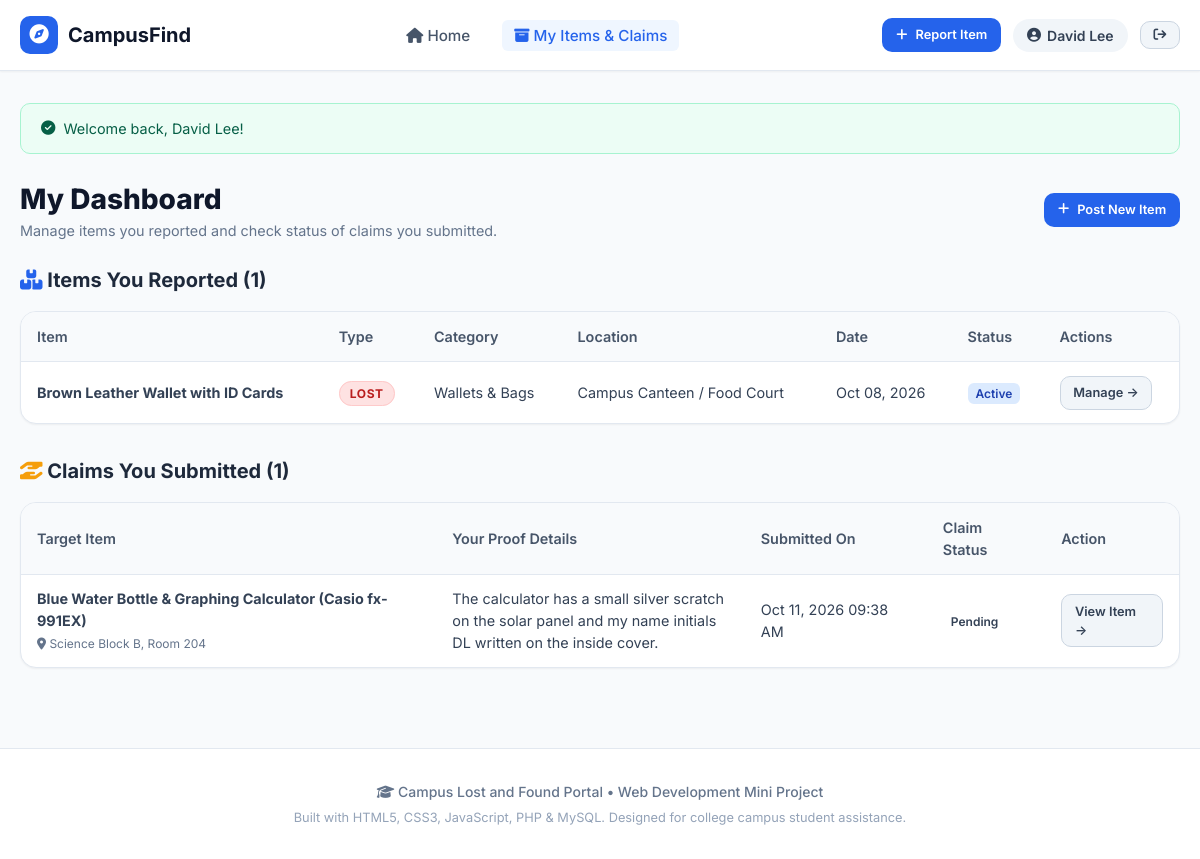
Page /my-items.php (signed in) on the committed database.
### tables this page shows
CREATE TABLE items (
    id INT AUTO_INCREMENT PRIMARY KEY,
    user_id INT NOT NULL,
    type ENUM('lost', 'found') NOT NULL,
    title VARCHAR(150) NOT NULL,
    category ENUM('Electronics', 'Student ID & Cards', 'Books & Stationery', 'Wallets & Bags', 'Keys', 'Clothing & Accessories', 'Others') NOT NULL,
    location VARCHAR(150) NOT NULL,
    item_date DATE NOT NULL,
    description TEXT NOT NULL,
    image_path VARCHAR(255) DEFAULT NULL,
    contact_phone VARCHAR(20) NOT NULL,
    status ENUM('active', 'claimed', 'resolved') DEFAULT 'active',
    created_at TIMESTAMP DEFAULT CURRENT_TIMESTAMP,
    FOREIGN KEY (user_id) REFERENCES users(id) ON DELETE CASCADE
);

CREATE TABLE claims (
    id INT AUTO_INCREMENT PRIMARY KEY,
    item_id INT NOT NULL,
    claimer_id INT NOT NULL,
    proof_description TEXT NOT NULL,
    contact_info VARCHAR(100) NOT NULL,
    status ENUM('pending', 'approved', 'rejected') DEFAULT 'pending',
    created_at TIMESTAMP DEFAULT CURRENT_TIMESTAMP,
    FOREIGN KEY (item_id) REFERENCES items(id) ON DELETE CASCADE,
    FOREIGN KEY (claimer_id) REFERENCES users(id) ON DELETE CASCADE
);

### db.php (called while the page is built, shortened)
<?php
function getFlash(string $type): ?string {
    $key = 'flash_' . $type;
    if (isset($_SESSION[$key])) {
        $msg = $_SESSION[$key];
        return $msg;
    }
    return null;
}
?>

### my-items.php (the view, shortened to what this page needs)
<?php
require_once __DIR__ . '/config/db.php';
$userId = $_SESSION['user_id'];
$myItemsStmt = $pdo->prepare("
    SELECT * FROM items
    WHERE user_id = ?
    ORDER BY created_at DESC
");
$myItemsStmt->execute([$userId]);
$myItems = $myItemsStmt->fetchAll();
$myClaimsStmt = $pdo->prepare("
    SELECT claims.*, items.title AS item_title, items.type AS item_type, items.location AS item_location
    FROM claims
    JOIN items ON claims.item_id = items.id
    WHERE claims.claimer_id = ?
    ORDER BY claims.created_at DESC
");
$myClaimsStmt->execute([$userId]);
$myClaims = $myClaimsStmt->fetchAll();
require_once __DIR__ . '/includes/header.php';
require_once __DIR__ . '/includes/navbar.php';
?>
<div class="container" style="margin-top: 2rem; margin-bottom: 3rem;">
    <?php if ($success = getFlash('success')): ?>
        <div class="alert alert-success">
            <i class="fa-solid fa-circle-check"></i> <?= htmlspecialchars($success) ?>
        </div>
    <?php endif; ?>
    <div style="display: flex; justify-content: space-between; align-items: center; margin-bottom: 1.5rem; flex-wrap: wrap; gap: 1rem;">
        <div>
            <h1 style="font-size: 1.75rem; font-weight: 800; color: var(--gray-900);">My Dashboard</h1>
            <p style="color: var(--gray-500); font-size: 0.9rem;">Manage items you reported and check status of claims you submitted.</p>
        </div>
        <a href="post-item.php" class="btn btn-primary btn-sm">
            <i class="fa-solid fa-plus"></i> Post New Item
        </a>
    </div>
    <h3 style="font-size: 1.25rem; margin-bottom: 1rem; color: var(--gray-800);">
        <i class="fa-solid fa-boxes-stacked" style="color: var(--primary);"></i> Items You Reported (<?= count($myItems) ?>)
    </h3>
    <?php if (empty($myItems)): ?>
        <div style="background: var(--white); padding: 2rem; border-radius: var(--radius-lg); border: 1px solid var(--gray-200); text-align: center; color: var(--gray-500); margin-bottom: 2.5rem;">
            You have not reported any lost or found items yet.
        </div>
    <?php else: ?>
        <div class="table-responsive">
            <table class="data-table">
                <thead>
                    <tr>
                        <th>Item</th>
                        <th>Type</th>
                        <th>Category</th>
                        <th>Location</th>
                        <th>Date</th>
                        <th>Status</th>
                        <th>Actions</th>
                    </tr>
                </thead>
                <tbody>
                    <?php foreach ($myItems as $item): ?>
                        <tr>
                            <td>
                                <strong><?= htmlspecialchars($item['title']) ?></strong>
                            </td>
                            <td>
                                <span class="badge-tag <?= $item['type'] === 'lost' ? 'badge-lost' : 'badge-found' ?>" style="position: static;">
                                    <?= strtoupper(htmlspecialchars($item['type'])) ?>
                                </span>
                            </td>
                            <td><?= htmlspecialchars($item['category']) ?></td>
                            <td><?= htmlspecialchars($item['location']) ?></td>
                            <td><?= date('M d, Y', strtotime($item['item_date'])) ?></td>
                            <td>
                                <span class="item-status-pill status-<?= htmlspecialchars($item['status']) ?>">
                                    <?= ucfirst(htmlspecialchars($item['status'])) ?>
                                </span>
                            </td>
                            <td>
                                <a href="item-details.php?id=<?= $item['id'] ?>" class="btn btn-secondary btn-sm">
                                    Manage &rarr;
                                </a>
                            </td>
                        </tr>
                    <?php endforeach; ?>
                </tbody>
            </table>
        </div>
    <?php endif; ?>
    <h3 style="font-size: 1.25rem; margin-top: 2rem; margin-bottom: 1rem; color: var(--gray-800);">
        <i class="fa-solid fa-hand-holding-hand" style="color: var(--accent);"></i> Claims You Submitted (<?= count($myClaims) ?>)
    </h3>
    <?php if (empty($myClaims)): ?>
        <div style="background: var(--white); padding: 2rem; border-radius: var(--radius-lg); border: 1px solid var(--gray-200); text-align: center; color: var(--gray-500);">
            You have not submitted any ownership claims for found items yet.
        </div>
    <?php else: ?>
        <div class="table-responsive">
            <table class="data-table">
                <thead>
                    <tr>
                        <th>Target Item</th>
                        <th>Your Proof Details</th>
                        <th>Submitted On</th>
                        <th>Claim Status</th>
                        <th>Action</th>
                    </tr>
                </thead>
                <tbody>
                    <?php foreach ($myClaims as $c): ?>
                        <tr>
                            <td>
                                <strong><?= htmlspecialchars($c['item_title']) ?></strong><br>
                                <small style="color: var(--gray-500);"><i class="fa-solid fa-location-dot"></i> <?= htmlspecialchars($c['item_location']) ?></small>
                            </td>
                            <td style="max-width: 320px;">
                                <?= nl2br(htmlspecialchars($c['proof_description'])) ?>
                            </td>
                            <td><?= date('M d, Y h:i A', strtotime($c['created_at'])) ?></td>
                            <td>
                                <span class="item-status-pill status-<?= htmlspecialchars($c['status']) ?>">
                                    <?= ucfirst(htmlspecialchars($c['status'])) ?>
                                </span>
                            </td>
                            <td>
                                <a href="item-details.php?id=<?= $c['item_id'] ?>" class="btn btn-secondary btn-sm">
                                    View Item &rarr;
                                </a>
                            </td>
                        </tr>
                    <?php endforeach; ?>
                </tbody>
            </table>
        </div>
    <?php endif; ?>
</div>
<?php require_once __DIR__ . '/includes/footer.php'; ?>

### style.css (style rules this page uses)
:root { --primary: #2563eb; --primary-hover: #1d4ed8; --primary-light: #eff6ff; --secondary: #64748b; --accent: #f59e0b; --success: #10b981; --success-light: #ecfdf5; --danger: #ef4444; --danger-light: #fef2f2; --warning: #f59e0b; --warning-light: #fffbeb; --dark: #0f172a; --gray-900: #0f172a; --gray-800: #1e293b; --gray-700: #334155; --gray-600: #475569; --gray-500: #64748b; --gray-400: #94a3b8; --gray-300: #cbd5e1; --gray-200: #e2e8f0; --gray-100: #f1f5f9; --gray-50: #f8fafc; --white: #ffffff; --radius-sm: 6px; --radius-md: 10px; --radius-lg: 16px; --shadow-sm: 0 1px 2px 0 rgba(0, 0, 0, 0.05); --shadow-md: 0 4px 6px -1px rgba(0, 0, 0, 0.1), 0 2px 4px -2px rgba(0, 0, 0, 0.06); --shadow-lg: 0 10px 15px -3px rgba(0, 0, 0, 0.1), 0 4px 6px -4px rgba(0, 0, 0, 0.05); --transition: all 0.2s ease-in-out; }
* { margin: 0; padding: 0; box-sizing: border-box; }
body { font-family: 'Inter', -apple-system, BlinkMacSystemFont, 'Segoe UI', Roboto, Helvetica, Arial, sans-serif; background-color: var(--gray-50); color: var(--gray-800); line-height: 1.5; min-height: 100vh; display: flex; flex-direction: column; }
a { color: var(--primary); text-decoration: none; transition: var(--transition); }
.container { width: 100%; max-width: 1200px; margin: 0 auto; padding: 0 1.25rem; }
.btn { display: inline-flex; align-items: center; justify-content: center; gap: 8px; font-weight: 600; font-size: 0.9rem; padding: 0.625rem 1.25rem; border-radius: var(--radius-md); border: 1px solid transparent; cursor: pointer; transition: var(--transition); text-decoration: none; }
.btn-primary { background: var(--primary); color: var(--white); }
.btn-secondary { background: var(--gray-100); color: var(--gray-700); border-color: var(--gray-300); }
.btn-sm { padding: 0.4rem 0.8rem; font-size: 0.8rem; }
.badge-tag { position: absolute; top: 12px; left: 12px; padding: 4px 10px; border-radius: 9999px; font-size: 0.75rem; font-weight: 700; text-transform: uppercase; letter-spacing: 0.05em; }
.badge-lost { background: #fee2e2; color: #b91c1c; border: 1px solid #fecaca; }
.item-status-pill { padding: 3px 8px; border-radius: var(--radius-sm); font-size: 0.75rem; font-weight: 600; }
.status-active { background: #dbeafe; color: #1e40af; }
.alert { padding: 0.85rem 1.25rem; border-radius: var(--radius-md); margin-bottom: 1.5rem; font-size: 0.9rem; display: flex; align-items: center; gap: 0.5rem; }
.alert-success { background: var(--success-light); color: #065f46; border: 1px solid #a7f3d0; }
.table-responsive { overflow-x: auto; background: var(--white); border-radius: var(--radius-lg); border: 1px solid var(--gray-200); box-shadow: var(--shadow-sm); margin-bottom: 2rem; }
.data-table { width: 100%; border-collapse: collapse; font-size: 0.9rem; }
.data-table th { background: var(--gray-50); padding: 0.85rem 1rem; text-align: left; font-weight: 600; color: var(--gray-600); border-bottom: 1px solid var(--gray-200); }
.data-table td { padding: 0.85rem 1rem; border-bottom: 1px solid var(--gray-100); color: var(--gray-700); }
.data-table tr:last-child td { border-bottom: none; }

### rows in the picture
items: title "Brown Leather Wallet with ID Cards", type "LOST", category "Wallets & Bags", location "Campus Canteen / Food Court", item_date "Oct 08, 2026", status "Active"
claims: item.title "Blue Water Bottle & Graphing Calculator (Casio fx-991EX)", item.location "Science Block B, Room 204", proof_description "The calculator has a small silver scratch on the solar panel and my name initials DL written on the inside cover.", created_at "Oct 11, 2026 09:38 AM", status "Pending"

### other values in the picture
$user['full_name'] "David Lee"
$success "Welcome back, David Lee!"
count($myItems) "1"
count($myClaims) "1"
